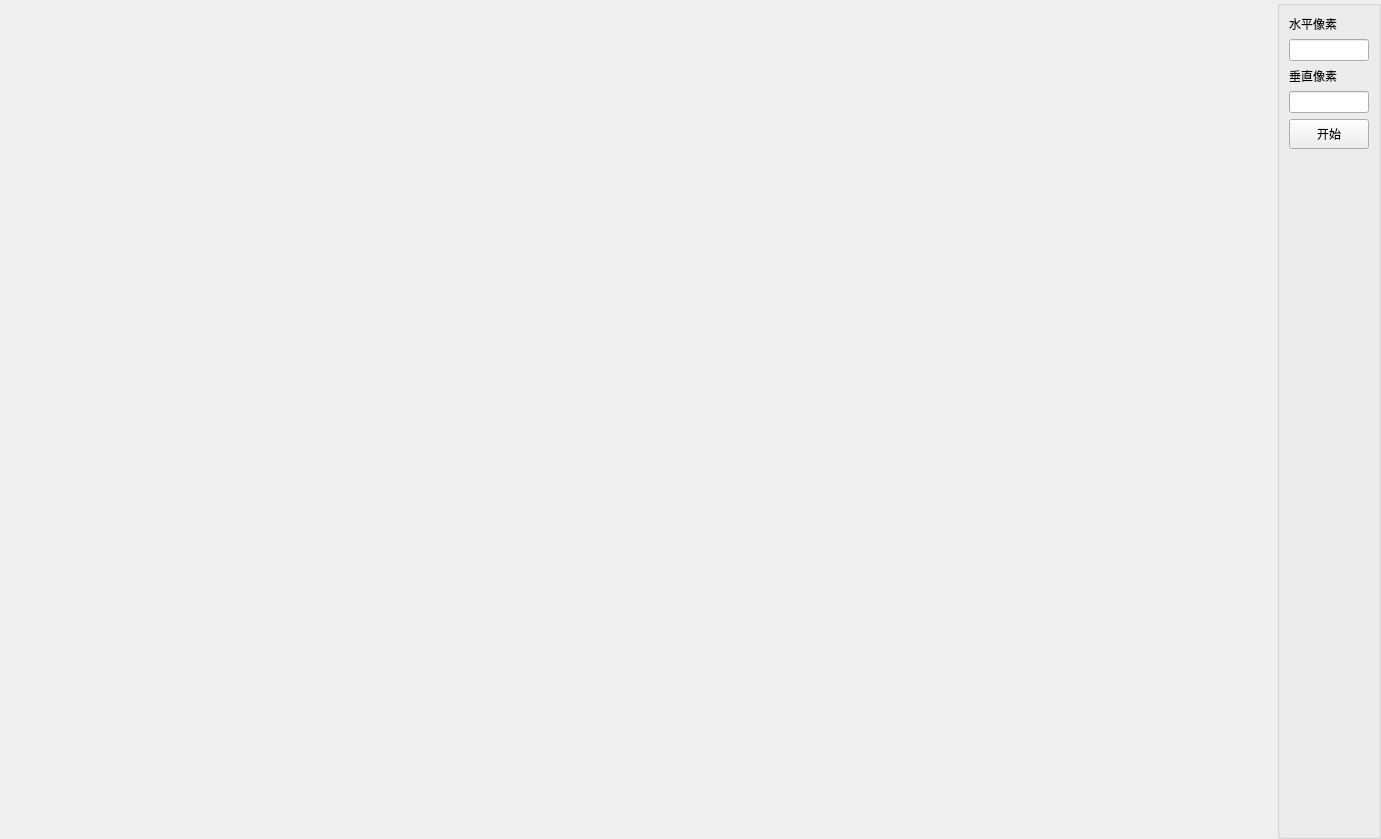
<?xml version="1.0" encoding="UTF-8"?>
<ui version="4.0">
 <class>MainWindow</class>
 <widget class="QMainWindow" name="MainWindow">
  <property name="geometry">
   <rect>
    <x>0</x>
    <y>0</y>
    <width>1381</width>
    <height>839</height>
   </rect>
  </property>
  <property name="baseSize">
   <size>
    <width>1280</width>
    <height>720</height>
   </size>
  </property>
  <property name="windowTitle">
   <string>MainWindow</string>
  </property>
  <widget class="QWidget" name="centralwidget">
   <layout class="QGridLayout" name="gridLayout">
    <property name="leftMargin">
     <number>0</number>
    </property>
    <property name="topMargin">
     <number>0</number>
    </property>
    <property name="rightMargin">
     <number>0</number>
    </property>
    <property name="bottomMargin">
     <number>0</number>
    </property>
    <item row="0" column="0">
     <widget class="QLabel" name="label">
      <property name="sizePolicy">
       <sizepolicy hsizetype="Expanding" vsizetype="Preferred">
        <horstretch>0</horstretch>
        <verstretch>0</verstretch>
       </sizepolicy>
      </property>
      <property name="minimumSize">
       <size>
        <width>0</width>
        <height>0</height>
       </size>
      </property>
      <property name="text">
       <string/>
      </property>
      <property name="alignment">
       <set>Qt::AlignCenter</set>
      </property>
     </widget>
    </item>
    <item row="0" column="1">
     <widget class="QGroupBox" name="groupBox">
      <property name="sizePolicy">
       <sizepolicy hsizetype="Fixed" vsizetype="Preferred">
        <horstretch>0</horstretch>
        <verstretch>0</verstretch>
       </sizepolicy>
      </property>
      <property name="maximumSize">
       <size>
        <width>16777215</width>
        <height>16777215</height>
       </size>
      </property>
      <property name="title">
       <string/>
      </property>
      <layout class="QVBoxLayout" name="verticalLayout">
       <item>
        <widget class="QLabel" name="label_2">
         <property name="text">
          <string>水平像素</string>
         </property>
        </widget>
       </item>
       <item>
        <widget class="QLineEdit" name="text_h">
         <property name="maximumSize">
          <size>
           <width>80</width>
           <height>30</height>
          </size>
         </property>
        </widget>
       </item>
       <item>
        <widget class="QLabel" name="label_3">
         <property name="text">
          <string>垂直像素</string>
         </property>
        </widget>
       </item>
       <item>
        <widget class="QLineEdit" name="text_v">
         <property name="maximumSize">
          <size>
           <width>80</width>
           <height>30</height>
          </size>
         </property>
        </widget>
       </item>
       <item>
        <widget class="QPushButton" name="pushButton">
         <property name="minimumSize">
          <size>
           <width>0</width>
           <height>30</height>
          </size>
         </property>
         <property name="maximumSize">
          <size>
           <width>80</width>
           <height>30</height>
          </size>
         </property>
         <property name="text">
          <string>开始</string>
         </property>
        </widget>
       </item>
       <item>
        <widget class="QLabel" name="text_fps">
         <property name="minimumSize">
          <size>
           <width>50</width>
           <height>28</height>
          </size>
         </property>
         <property name="text">
          <string/>
         </property>
        </widget>
       </item>
       <item>
        <spacer name="verticalSpacer">
         <property name="orientation">
          <enum>Qt::Vertical</enum>
         </property>
         <property name="sizeHint" stdset="0">
          <size>
           <width>20</width>
           <height>40</height>
          </size>
         </property>
        </spacer>
       </item>
      </layout>
     </widget>
    </item>
   </layout>
  </widget>
 </widget>
 <resources/>
 <connections/>
</ui>
